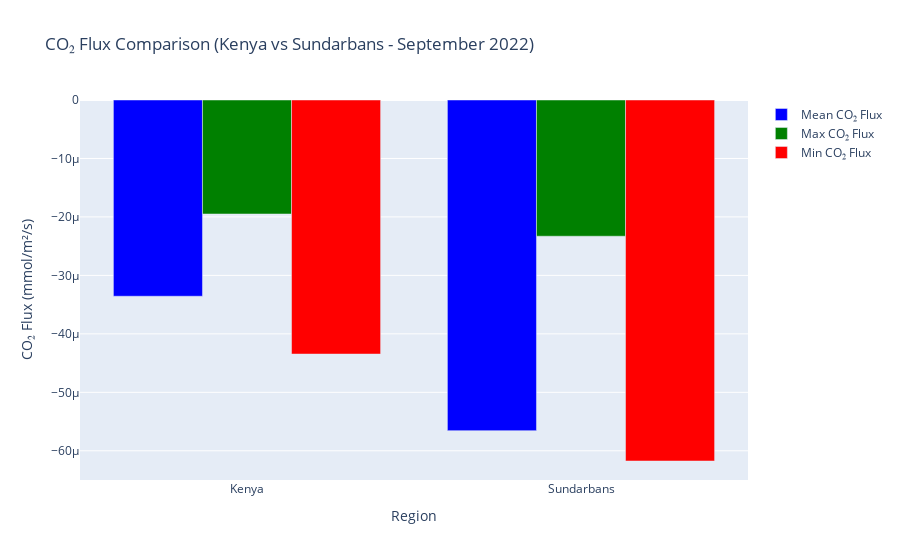

This figure's notebook cell:
### Code cell
import plotly.graph_objects as go

# Zonal statistics for both regions
kenya_stats = {
    "mean": -3.3564426953798155e-05,
    "min": -4.345345231725034e-05,
    "max": -1.9500591179186733e-05
}
sundarbans_stats = {
    "mean": -5.655252928408962e-05,
    "min": -6.174531957578051e-05,
    "max": -2.3300900379582937e-05
}

# Data for the bar graph
regions = ['Kenya', 'Sundarbans']
mean_flux = [kenya_stats['mean'], sundarbans_stats['mean']]
max_flux = [kenya_stats['max'], sundarbans_stats['max']]
min_flux = [kenya_stats['min'], sundarbans_stats['min']]

# Create the interactive bar chart
fig = go.Figure()

# Adding mean flux bars
fig.add_trace(go.Bar(
    x=regions,
    y=mean_flux,
    name='Mean CO₂ Flux',
    marker=dict(color='blue'),
    hoverinfo='y'
))

# Adding max flux bars
fig.add_trace(go.Bar(
    x=regions,
    y=max_flux,
    name='Max CO₂ Flux',
    marker=dict(color='green'),
    hoverinfo='y'
))

# Adding min flux bars
fig.add_trace(go.Bar(
    x=regions,
    y=min_flux,
    name='Min CO₂ Flux',
    marker=dict(color='red'),
    hoverinfo='y'
))

# Layout for the bar chart
fig.update_layout(
    title="CO₂ Flux Comparison (Kenya vs Sundarbans - September 2022)",
    xaxis_title="Region",
    yaxis_title="CO₂ Flux (mmol/m²/s)",
    barmode='group'
)

# Show the interactive bar chart
fig.show()

### Figure 1 — Plotly figure (JSON) as saved in the notebook; plotly's stock layout.template omitted (floating-point values rounded to 4 significant figures)
{"data": [{"hoverinfo": "y", "marker": {"color": "blue"}, "name": "Mean CO₂ Flux", "type": "bar", "x": ["Kenya", "Sundarbans"], "y": [-3.356e-05, -5.655e-05]}, {"hoverinfo": "y", "marker": {"color": "green"}, "name": "Max CO₂ Flux", "type": "bar", "x": ["Kenya", "Sundarbans"], "y": [-1.95e-05, -2.33e-05]}, {"hoverinfo": "y", "marker": {"color": "red"}, "name": "Min CO₂ Flux", "type": "bar", "x": ["Kenya", "Sundarbans"], "y": [-4.345e-05, -6.175e-05]}], "layout": {"barmode": "group", "title": {"text": "CO₂ Flux Comparison (Kenya vs Sundarbans - September 2022)"}, "xaxis": {"title": {"text": "Region"}}, "yaxis": {"title": {"text": "CO₂ Flux (mmol/m²/s)"}}}}
